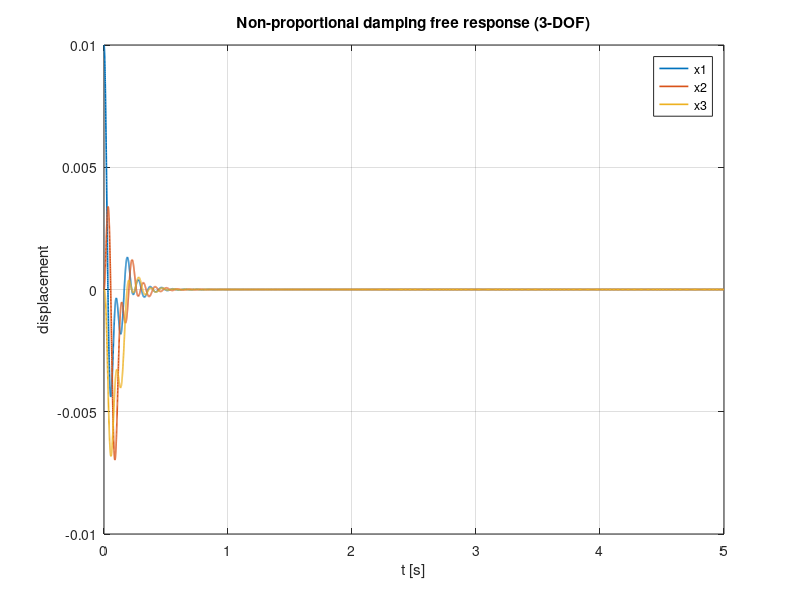

Source code (MATLAB):
% Chapter13_Lesson4.m
% Damping in MDOF Systems and Mode Shapes with Damping
%
% Demonstrates:
% 1) Undamped modes: K*phi = (w^2)*M*phi (generalized eigenproblem)
% 2) Rayleigh damping: C = alpha*M + beta*K -> diagonal modal damping matrix
% 3) Non-proportional damping: state-space eigenanalysis -> complex poles
% 4) Free response simulation with ode45
%
% This is designed as a teaching script (single file).

clear; clc;

% --------------------------
% Example system (3-DOF chain)
% --------------------------
m1 = 1.2; m2 = 1.0; m3 = 0.8;
k1 = 2500; k2 = 1800; k3 = 1200;

M = diag([m1 m2 m3]);
K = [ k1+k2   -k2      0;
      -k2     k2+k3   -k3;
       0      -k3      k3 ];

% --------------------------
% (A) Undamped modal analysis
% --------------------------
% eig(K,M) solves K*V = M*V*D
[V,D] = eig(K,M);
lam = diag(D);              % omega^2
omega = sqrt(lam);

% Mass-normalize: V' M V = I
Phi = V;
for i=1:size(Phi,2)
    mi = Phi(:,i)'*M*Phi(:,i);
    Phi(:,i) = Phi(:,i)/sqrt(mi);
end

disp('Undamped natural frequencies (rad/s):');
disp(omega.');

disp('Check Phi''*M*Phi (should be I):');
disp(Phi'*M*Phi);

disp('Check Phi''*K*Phi (should be diag(omega^2)):');
disp(Phi'*K*Phi);

% ------------------------------------
% (B) Rayleigh damping from two targets
% ------------------------------------
zeta1 = 0.02;   % target at mode 1
zeta3 = 0.05;   % target at mode 3

% alpha + beta*w^2 = 2*zeta*w at two modes
A = [1 omega(1)^2; 1 omega(3)^2];
b = [2*zeta1*omega(1); 2*zeta3*omega(3)];
ab = A\b;
alpha = ab(1); beta = ab(2);

C_ray = alpha*M + beta*K;
Cm_ray = Phi'*C_ray*Phi;

fprintf('Rayleigh coefficients: alpha=%.6f, beta=%.6f\n', alpha, beta);
disp('Modal damping matrix (Rayleigh) Phi''*C*Phi ~ diagonal:');
disp(Cm_ray);

zeta_modal = 0.5*(alpha./omega + beta.*omega);
disp('Modal damping ratios (Rayleigh):');
disp(zeta_modal.');

% ------------------------------------------
% (C) Non-proportional damping (example)
% ------------------------------------------
c13 = 45;  % dashpot between DOF1 and DOF3
c2g = 35;  % dashpot DOF2 to ground
C_np = zeros(3);
C_np(1,1) = C_np(1,1) + c13;
C_np(3,3) = C_np(3,3) + c13;
C_np(1,3) = C_np(1,3) - c13;
C_np(3,1) = C_np(3,1) - c13;
C_np(2,2) = C_np(2,2) + c2g;

disp('Non-proportional damping matrix C_np:');
disp(C_np);

Cm_np = Phi'*C_np*Phi;
disp('Modal damping matrix (non-proportional) Phi''*C_np*Phi (has off-diagonals):');
disp(Cm_np);

% State-space eigenanalysis
n = size(M,1);
Z = zeros(n);
I = eye(n);
Astate = [Z I; -M\K -M\C_np];
lambda = eig(Astate);

% Extract one pole per conjugate pair (imag>0)
lambda_pos = lambda(imag(lambda) > 1e-8);
[~,idx] = sort(imag(lambda_pos));
lambda_pos = lambda_pos(idx);

disp('Complex poles (sigma + j*wd), first three modes:');
for i=1:min(3, numel(lambda_pos))
    sigma = real(lambda_pos(i));
    wd = imag(lambda_pos(i));
    wn = sqrt(sigma^2 + wd^2);
    zeta = -sigma/wn;
    fprintf('Mode %d: sigma=%+.6f, wd=%.6f, wn=%.6f, zeta=%.6f\n', i, sigma, wd, wn, zeta);
end

% ------------------------------------------
% (D) Free response simulation (non-prop)
% ------------------------------------------
x0 = [0.01; 0; 0];
v0 = [0; 0; 0];
z0 = [x0; v0];

tspan = [0 5];
odefun = @(t,z) [ z(n+1:end);
                 -M\(C_np*z(n+1:end) + K*z(1:n)) ];

opts = odeset('RelTol',1e-8,'AbsTol',1e-10);
[t,z] = ode45(odefun, tspan, z0, opts);

x = z(:,1:n);
figure;
plot(t,x,'LineWidth',1.2);
grid on;
xlabel('t [s]');
ylabel('displacement');
title('Non-proportional damping free response (3-DOF)');
legend('x1','x2','x3');
